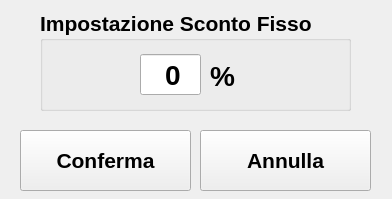
<?xml version="1.0" encoding="UTF-8"?>
<ui version="4.0">
 <class>formscontofisso</class>
 <widget class="QDialog" name="formscontofisso">
  <property name="geometry">
   <rect>
    <x>0</x>
    <y>0</y>
    <width>392</width>
    <height>199</height>
   </rect>
  </property>
  <property name="font">
   <font>
    <pointsize>16</pointsize>
    <weight>75</weight>
    <bold>true</bold>
   </font>
  </property>
  <property name="windowTitle">
   <string>Dialog</string>
  </property>
  <widget class="QGroupBox" name="groupBox">
   <property name="geometry">
    <rect>
     <x>40</x>
     <y>10</y>
     <width>311</width>
     <height>101</height>
    </rect>
   </property>
   <property name="title">
    <string>Impostazione Sconto Fisso</string>
   </property>
   <widget class="QLineEdit" name="txtScontoFisso">
    <property name="geometry">
     <rect>
      <x>100</x>
      <y>44</y>
      <width>61</width>
      <height>41</height>
     </rect>
    </property>
    <property name="font">
     <font>
      <pointsize>21</pointsize>
     </font>
    </property>
    <property name="inputMask">
     <string>000</string>
    </property>
    <property name="text">
     <string>0</string>
    </property>
    <property name="alignment">
     <set>Qt::AlignRight|Qt::AlignTrailing|Qt::AlignVCenter</set>
    </property>
   </widget>
   <widget class="QLabel" name="label">
    <property name="geometry">
     <rect>
      <x>170</x>
      <y>50</y>
      <width>54</width>
      <height>31</height>
     </rect>
    </property>
    <property name="font">
     <font>
      <pointsize>21</pointsize>
     </font>
    </property>
    <property name="text">
     <string>%</string>
    </property>
   </widget>
  </widget>
  <widget class="QPushButton" name="btnAnnulla">
   <property name="geometry">
    <rect>
     <x>200</x>
     <y>130</y>
     <width>171</width>
     <height>61</height>
    </rect>
   </property>
   <property name="text">
    <string>Annulla</string>
   </property>
   <property name="icon">
    <iconset resource="regcashresource.qrc">
     <normaloff>:/immagini/close.png</normaloff>:/immagini/close.png</iconset>
   </property>
   <property name="iconSize">
    <size>
     <width>48</width>
     <height>48</height>
    </size>
   </property>
   <property name="autoDefault">
    <bool>false</bool>
   </property>
  </widget>
  <widget class="QPushButton" name="btnConferma">
   <property name="geometry">
    <rect>
     <x>20</x>
     <y>130</y>
     <width>171</width>
     <height>61</height>
    </rect>
   </property>
   <property name="text">
    <string>Conferma</string>
   </property>
   <property name="icon">
    <iconset resource="regcashresource.qrc">
     <normaloff>:/immagini/check.png</normaloff>:/immagini/check.png</iconset>
   </property>
   <property name="iconSize">
    <size>
     <width>48</width>
     <height>48</height>
    </size>
   </property>
   <property name="autoDefault">
    <bool>false</bool>
   </property>
  </widget>
 </widget>
 <resources>
  <include location="regcashresource.qrc"/>
 </resources>
 <connections/>
</ui>
